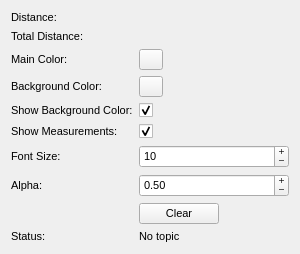
<?xml version="1.0" encoding="UTF-8"?>
<ui version="4.0">
 <class>measuring_config</class>
 <widget class="QWidget" name="measuring_config">
  <property name="geometry">
   <rect>
    <x>0</x>
    <y>0</y>
    <width>300</width>
    <height>240</height>
   </rect>
  </property>
  <property name="font">
   <font>
    <pointsize>8</pointsize>
   </font>
  </property>
  <property name="windowTitle">
   <string>Form</string>
  </property>
  <property name="styleSheet">
   <string notr="true"/>
  </property>
  <layout class="QFormLayout" name="formLayout">
   <item row="0" column="0">
    <widget class="QLabel" name="label_3">
     <property name="text">
      <string>Distance:</string>
     </property>
    </widget>
   </item>
   <item row="0" column="1">
    <widget class="QLabel" name="measurement">
     <property name="text">
      <string/>
     </property>
     <property name="wordWrap">
      <bool>true</bool>
     </property>
    </widget>
   </item>
   <item row="1" column="0">
    <widget class="QLabel" name="label_5">
     <property name="text">
      <string>Total Distance:</string>
     </property>
    </widget>
   </item>
   <item row="1" column="1">
    <widget class="QLabel" name="totaldistance">
     <property name="text">
      <string/>
     </property>
     <property name="wordWrap">
      <bool>true</bool>
     </property>
    </widget>
   </item>
   <item row="2" column="1">
    <widget class="mapviz::ColorButton" name="main_color">
     <property name="maximumSize">
      <size>
       <width>24</width>
       <height>24</height>
      </size>
     </property>
     <property name="text">
      <string/>
     </property>
     <property name="default">
      <bool>false</bool>
     </property>
    </widget>
   </item>
   <item row="9" column="0">
    <widget class="QLabel" name="label_2">
     <property name="text">
      <string>Status:</string>
     </property>
    </widget>
   </item>
   <item row="9" column="1">
    <widget class="QLabel" name="status">
     <property name="styleSheet">
      <string notr="true"/>
     </property>
     <property name="text">
      <string>No topic</string>
     </property>
     <property name="wordWrap">
      <bool>true</bool>
     </property>
    </widget>
   </item>
   <item row="5" column="1">
    <widget class="QCheckBox" name="show_measurements">
     <property name="text">
      <string/>
     </property>
     <property name="checked">
      <bool>true</bool>
     </property>
    </widget>
   </item>
   <item row="5" column="0">
    <widget class="QLabel" name="label">
     <property name="text">
      <string>Show Measurements:</string>
     </property>
    </widget>
   </item>
   <item row="8" column="0">
    <widget class="QLabel" name="label_clear_spacer">
     <property name="text"><string/></property>
    </widget>
   </item>
   <item row="8" column="1">
    <widget class="QPushButton" name="clear">
        <property name="sizePolicy">
         <sizepolicy hsizetype="Fixed" vsizetype="Fixed">
          <horstretch>0</horstretch>
          <verstretch>0</verstretch>
         </sizepolicy>
        </property>
     <property name="text">
      <string>Clear</string>
     </property>
     <property name="iconSize">
      <size>
       <width>16</width>
       <height>16</height>
      </size>
     </property>
    </widget>
   </item>
   <item row="3" column="1">
    <widget class="mapviz::ColorButton" name="bkgnd_color">
     <property name="maximumSize">
      <size>
       <width>24</width>
       <height>24</height>
      </size>
     </property>
     <property name="text">
      <string/>
     </property>
     <property name="default">
      <bool>false</bool>
     </property>
    </widget>
   </item>
   <item row="2" column="0">
    <widget class="QLabel" name="label_4">
     <property name="text">
      <string>Main Color: </string>
     </property>
    </widget>
   </item>
   <item row="3" column="0">
    <widget class="QLabel" name="label_6">
     <property name="text">
      <string>Background Color:</string>
     </property>
    </widget>
   </item>
   <item row="4" column="0">
    <widget class="QLabel" name="label_7">
     <property name="text">
      <string>Show Background Color:</string>
     </property>
    </widget>
   </item>
   <item row="4" column="1">
    <widget class="QCheckBox" name="show_bkgnd_color">
     <property name="text">
      <string/>
     </property>
     <property name="checked">
      <bool>true</bool>
     </property>
    </widget>
   </item>
   <item row="6" column="1">
    <widget class="QSpinBox" name="font_size">
     <property name="buttonSymbols">
      <enum>QAbstractSpinBox::PlusMinus</enum>
     </property>
     <property name="minimum">
      <number>5</number>
     </property>
     <property name="maximum">
      <number>40</number>
     </property>
     <property name="value">
      <number>10</number>
     </property>
    </widget>
   </item>
   <item row="6" column="0">
    <widget class="QLabel" name="label_8">
     <property name="text">
      <string>Font Size:</string>
     </property>
    </widget>
   </item>
   <item row="7" column="1">
    <widget class="QDoubleSpinBox" name="alpha">
     <property name="buttonSymbols">
      <enum>QAbstractSpinBox::PlusMinus</enum>
     </property>
     <property name="minimum">
      <double>0.0</double>
     </property>
     <property name="maximum">
      <double>1.0</double>
     </property>
     <property name="value">
      <double>0.5</double>
     </property>
     <property name="singleStep">
      <double>0.1</double>
     </property>
    </widget>
   </item>
   <item row="7" column="0">
    <widget class="QLabel" name="label_9">
     <property name="text">
      <string>Alpha:</string>
     </property>
    </widget>
   </item>
  </layout>
 </widget>
 <customwidgets>
  <customwidget>
   <class>mapviz::ColorButton</class>
   <extends>QPushButton</extends>
   <header location="global">mapviz/color_button.hpp</header>
  </customwidget>
 </customwidgets>
 <resources/>
 <connections/>
 <slots>
  <slot>SelectColor()</slot>
  <slot>SelectTopic()</slot>
  <slot>TopicEdited()</slot>
  <slot>PositionToleranceChanged(double)</slot>
  <slot>AngleToleranceChanged(double)</slot>
 </slots>
</ui>
